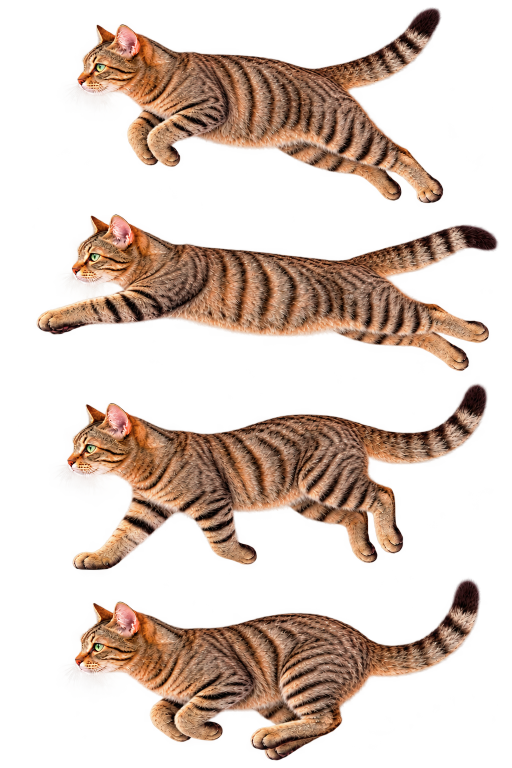
#> input picture backyard_visitor/assets/run.png, 1024 x 1536 px, found by its file name (shown at 1/2 size)
$ python calibrate_pose_colors.py
#> lines starting #> are read from the running program, lines starting #| are printed output that depends on the picture; after the words box and inside, x2 and y2 are one past the last pixel; in counts of white or black regions, pixels touching at a corner belong together
### scripts/calibrate_cat_color.py
"""Offline, user-authorized color-only candidate; never edits production assets.

Match warm-fur chroma to standing.png in comparable lightness bins. One bounded
Lab offset is shared by every run pose. Luminance, geometry and alpha stay fixed
before RGB quantization. No spatial filter, resampling, sharpening or new pixels.
Requires Pillow/numpy only in the offline workspace runtime, not in the app.
"""
from pathlib import Path
import hashlib
import json
import numpy as np
from PIL import Image

ROOT = Path(__file__).resolve().parents[1]
OUT = ROOT / 'output/experiments/color'
M = np.array([[.4124564,.3575761,.1804375], [.2126729,.7151522,.0721750], [.0193339,.1191920,.9503041]])
WHITE = np.array([.95047,1.,1.08883])
EPS = 216/24389
KAPPA = 24389/27


def lab(rgb):
    x = rgb.astype(np.float64)/255
    linear = np.where(x <= .04045, x/12.92, ((x+.055)/1.055)**2.4)
    xyz = linear @ M.T / WHITE
    f = np.where(xyz > EPS, np.cbrt(xyz), (KAPPA*xyz+16)/116)
    return np.stack((116*f[...,1]-16, 500*(f[...,0]-f[...,1]), 200*(f[...,1]-f[...,2])), axis=-1)


def rgb(lab_value):
    fy = (lab_value[...,0]+16)/116
    f = np.stack((fy+lab_value[...,1]/500,fy,fy-lab_value[...,2]/200),axis=-1)
    xyz = np.where(f**3 > EPS, f**3, (116*f-16)/KAPPA)*WHITE
    linear = xyz @ np.linalg.inv(M).T
    srgb = np.where(linear <= .0031308, 12.92*linear, 1.055*np.maximum(linear,0)**(1/2.4)-.055)
    return np.clip(np.rint(srgb*255),0,255).astype(np.uint8)


def ramp(x,lo,hi):
    t=np.clip((x-lo)/(hi-lo),0,1)
    return t*t*(3-2*t)


def selection(a, values):
    L,aa,bb = np.moveaxis(values,-1,0)
    # Exclude transparency, neutral whiskers/black stripes, pink ears and green eyes.
    return (a[...,3]>200)&(L>25)&(L<75)&(aa>3)&(bb>8)&(bb>aa*1.05)


# [37 lines left out: function main, not called in this run]


# [1 lines that do not run on import are left out]

### scripts/calibrate_pose_colors.py
"""Offline color-only pose candidates, using a stable standing reference.

User authorized programmatic color correction. This writes candidates only;
never call against an output directory containing production source assets.
Originals must be retained before installation to avoid cumulative correction.
"""
from pathlib import Path
import argparse
import hashlib
import json
import numpy as np
from PIL import Image
from calibrate_cat_color import ROOT, lab, rgb, ramp, selection

NAMES = ('run', 'activity', 'posture', 'posture-belly')


def digest(path):
    return hashlib.sha256(path.read_bytes()).hexdigest()


def calibrate(source_path, reference_path, destination):
    source = np.array(Image.open(source_path).convert('RGBA'))
#> source is the input picture: shape (1536, 1024, 4); mean R, G, B, A 117.7, 82.5, 61.8, 86
    reference = np.array(Image.open(reference_path).convert('RGBA'))
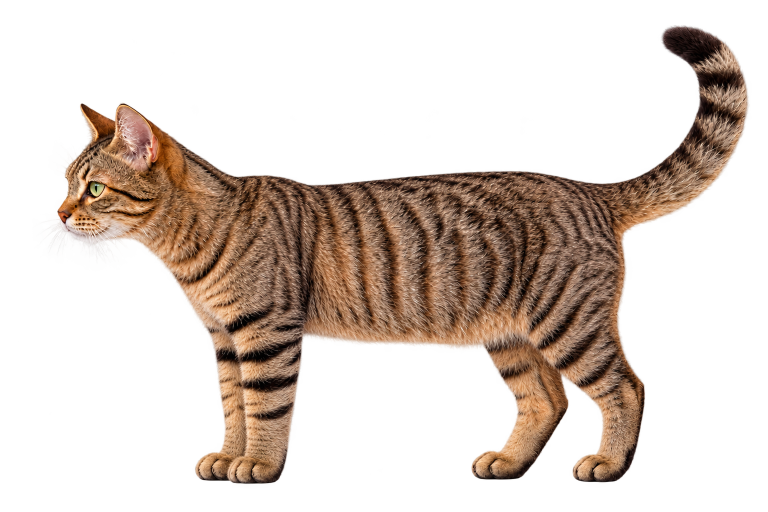
#> input picture backyard_visitor/assets/standing.png, 1536 x 1024 px, found by its file name (shown at 1/2 size)
#> reference is the input picture: shape (1024, 1536, 4); mean R, G, B, A 75.3, 55.4, 42.2, 79.3
    sl, rl = lab(source[..., :3]), lab(reference[..., :3])
    sm, rm = selection(source, sl), selection(reference, rl)
#> in selection, `return (a[...,3]>200)&(L>25)&(L<75)&(aa>3)&(bb>8)&(bb>aa*1.05)`:
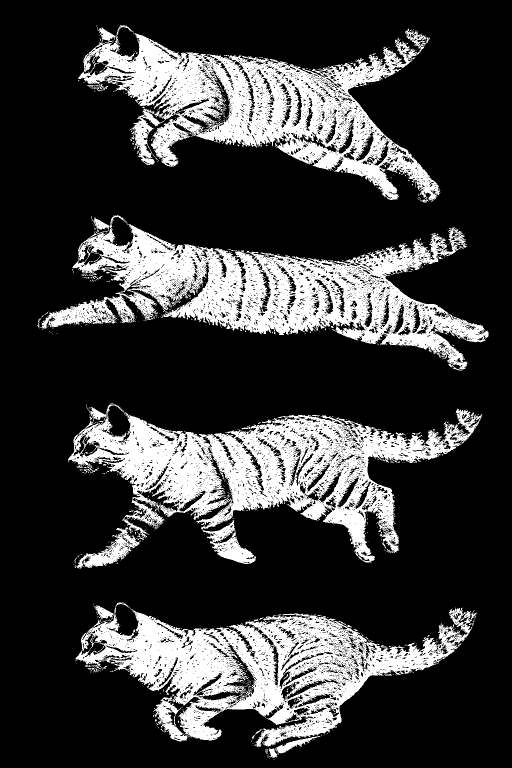
#> returned value: shape (1536, 1024) bool (shown at 1/2 size); 23.3% white; 860 white regions (820 under 20 px), largest, box (x1, y1, x2, y2) and area: (136, 808, 965, 1128) 93717, (80, 432, 977, 741) 92215, (156, 50, 881, 405) 86304
#> in selection (call 2), `L,aa,bb = np.moveaxis(values,-1,0)`:
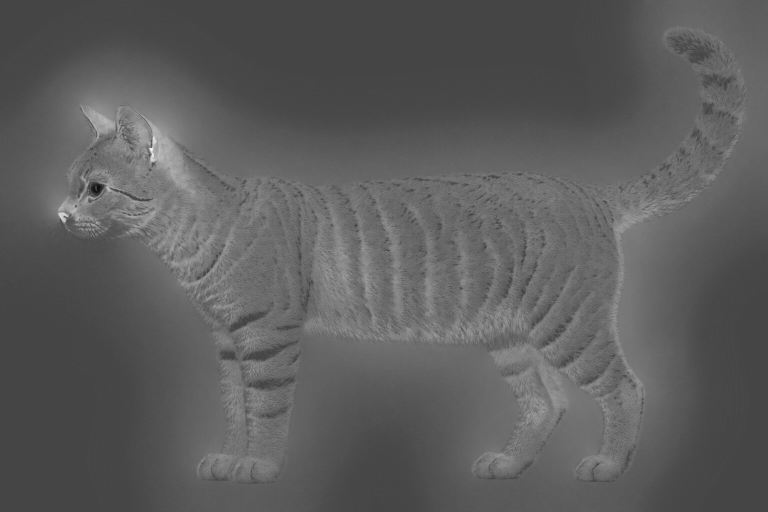
#> aa: shape (1024, 1536) float64 (shown at 1/2 size); min -18.87, max 50.16, mean 6.4; drawn with min black and max white
#> in selection (call 2), `L,aa,bb = np.moveaxis(values,-1,0)`:
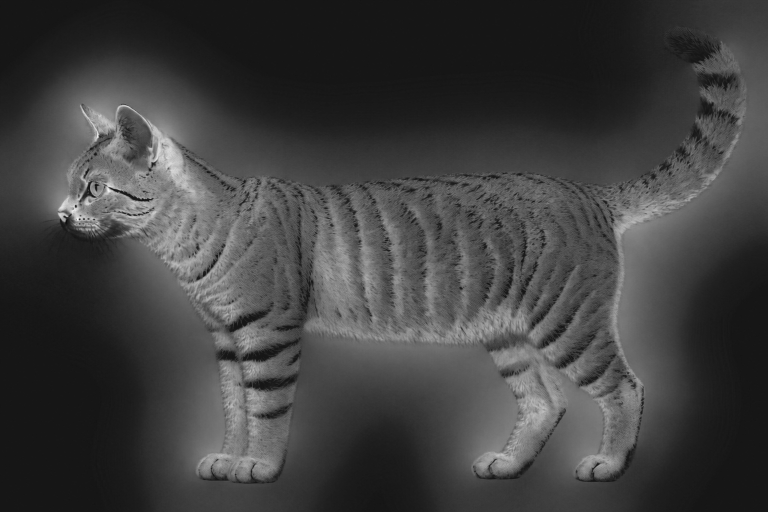
#> bb: shape (1024, 1536) float64 (shown at 1/2 size); min -5.56, max 58.71, mean 10.7; drawn with min black and max white
#> in selection (call 2), `return (a[...,3]>200)&(L>25)&(L<75)&(aa>3)&(bb>8)&(bb>aa*1.05)`: returned value: shape (1024, 1536) bool; 22.7% white; 603 white regions (575 under 20 px), largest, box (x1, y1, x2, y2) and area: (116, 83, 1494, 966) 354493, (157, 456, 190, 475) 195, (834, 349, 885, 358) 183
    offsets, bins = [], []
    for lo in range(25, 75, 10):
        ss = sm & (sl[..., 0] >= lo) & (sl[..., 0] < lo + 10)
        rr = rm & (rl[..., 0] >= lo) & (rl[..., 0] < lo + 10)
        if min(ss.sum(), rr.sum()) < 100:
            continue
        a, b = np.median(sl[ss, 1:], axis=0), np.median(rl[rr, 1:], axis=0)
        offsets.append(b - a)
        bins.append({'L_range': [lo, lo + 10], 'source_ab': a.tolist(),
                     'reference_ab': b.tolist()})
#> this loop made 5 passes
#> (a, b) on passes 1 to 5: ([14.51, 19.18], [12.12, 17.42]), ([15.33, 21.35], [12.63, 19.52]), ([15.39, 22.93], [12.56, 21.48]), ([14.8, 24.54], [12.13, 23.3]), ([14.36, 26.37], [11.53, 24.58])
#> pass 1, in calibrate, `rr = rm & (rl[..., 0] >= lo) & (rl[..., 0] < lo + 10)`:
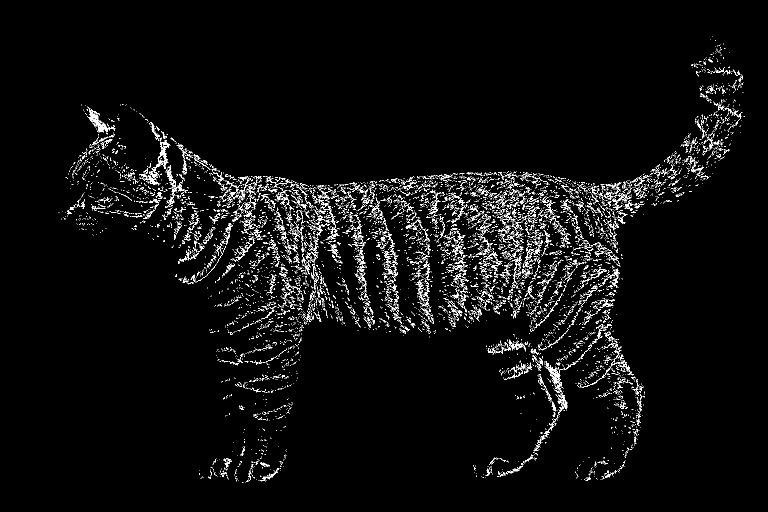
#> rr: shape (1024, 1536) bool (shown at 1/2 size); 3.5% white in thin lines or dots, all inside (x1, y1, x2, y2) = (116, 72, 1490, 966)
#> after the loop, bins = 5 items; offsets = [[-2.39, -1.75], [-2.71, -1.82], [-2.83, -1.45], [-2.67, -1.24], [-2.83, -1.79]]
    if len(offsets) < 3:
        raise ValueError('Insufficient comparable fur samples')
    delta = np.clip(np.median(offsets, axis=0) * .8, [-4, -5], [4, 5])
#> delta = [-2.16, -1.4]
    L, a, b = np.moveaxis(sl, -1, 0)
    weight = (ramp(a, 1, 5) * ramp(b, 4, 12) * ramp(b-a, .5, 6)
              * ramp(L, 8, 25) * (1-ramp(L, 82, 96)))
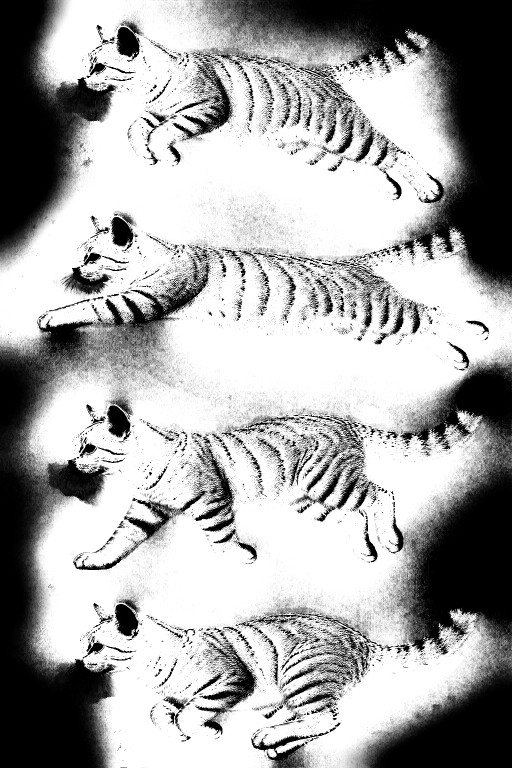
#> weight: shape (1536, 1024) float64 (shown at 1/2 size); min 0, max 1, mean 0.655
    weight = np.where(source[..., 3] > 0, weight, 0)
    corrected = sl.copy()
    corrected[..., 1:] += weight[..., None] * delta
    candidate = source.copy()
    changed = weight > 0
#> changed: shape (1536, 1024) bool; 37.1% white; 2443 white regions (2384 under 20 px), largest, box (x1, y1, x2, y2) and area: (95, 800, 979, 1155) 157311, (63, 421, 984, 755) 145261, (111, 1197, 961, 1524) 135485
    candidate[changed, :3] = rgb(corrected)[changed]
#> in rgb, `fy = (lab_value[...,0]+16)/116`:
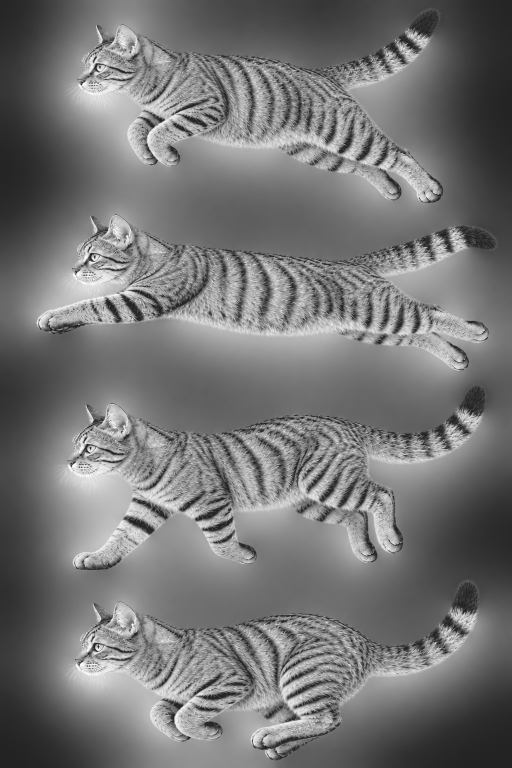
#> fy: shape (1536, 1024) float64 (shown at 1/2 size); min 0.138, max 1, mean 0.462
    destination.parent.mkdir(parents=True, exist_ok=True)
    Image.fromarray(candidate).save(destination)
    saved = np.array(Image.open(destination).convert('RGBA'))
    assert saved.shape == source.shape
    assert np.array_equal(saved[..., 3], source[..., 3])
    assert np.array_equal(saved[~changed], source[~changed])
    assert np.array_equal(saved[source[..., 3] == 0], source[source[..., 3] == 0])
    actual = lab(saved[..., :3])
    err = np.abs(actual[..., 0] - sl[..., 0])[changed]
    for row in bins:
        lo, hi = row['L_range']
        ss = sm & (sl[..., 0] >= lo) & (sl[..., 0] < hi)
        row['candidate_ab'] = np.median(actual[ss, 1:], axis=0).tolist()
#> this loop made 5 passes
#> (lo, hi) on passes 1 to 5: (25, 35), (35, 45), (45, 55), (55, 65), (65, 75)
    return dict(source=str(source_path), reference=str(reference_path),
                candidate=str(destination), source_sha256=digest(source_path),
                reference_sha256=digest(reference_path), candidate_sha256=digest(destination),
                applied_ab_offset=delta.tolist(), matched_lightness_bins=bins,
                width=saved.shape[1], height=saved.shape[0], alpha_identical=True,
                protected_pixels_identical=True, fully_transparent_rgba_identical=True,
                lightness_error_mean=float(err.mean()), lightness_error_max=float(err.max()),
                spatial_resampling=False, production_replaced=False)


def main():
    parser = argparse.ArgumentParser(description=__doc__)
    parser.add_argument('--source-dir', type=Path, default=ROOT/'output/experiments/color/original-assets')
    parser.add_argument('--output-dir', type=Path, default=ROOT/'output/experiments/color/pose-calibration')
    parser.add_argument('--sources', nargs='+', choices=NAMES, default=list(NAMES))
    args = parser.parse_args()
    if args.source_dir.resolve() == args.output_dir.resolve():
        parser.error('Output must differ from source directory')
    if not args.output_dir.resolve().is_relative_to((ROOT/'output').resolve()):
        parser.error('Candidates must be written inside project output directory')
    records = []
    for name in args.sources:
        record = calibrate(args.source_dir/(name+'.png'), args.source_dir/'standing.png',
                           args.output_dir/(name+'.png'))
#> record = 17 items
        records.append(record)
    report = dict(authorized_by_user=True, method='Bounded Lab chroma correction at fixed lightness; one offset per atlas',
                  visual_acceptance_complete=False, production_replaced=False, assets=records)
    (args.output_dir/'report.json').write_text(json.dumps(report, indent=2)+'\n', encoding='utf-8')
    print(json.dumps([dict(asset=Path(r['source']).name, offset=r['applied_ab_offset'],
                           alpha_identical=r['alpha_identical'], max_lightness_error=r['lightness_error_max'])
                      for r in records]))


if __name__ == '__main__':
#> (the run stopped early here; a loop or call above may not have finished)
